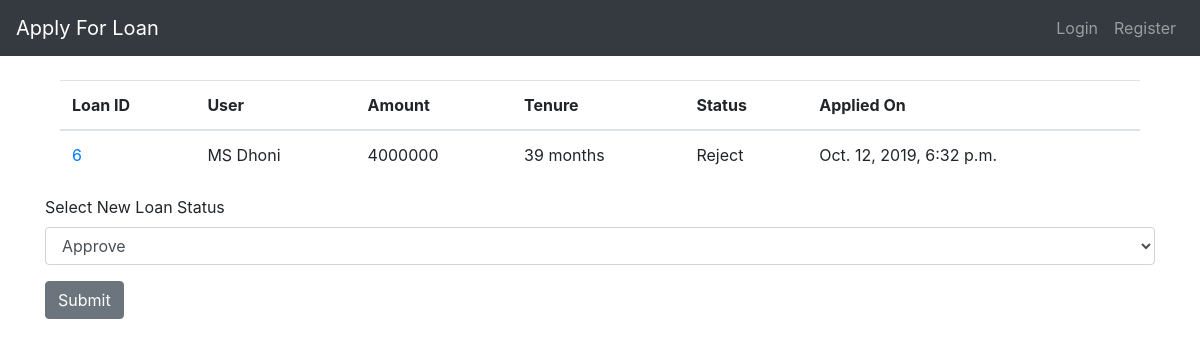
The page /loan_application/status/6 on the database its author committed.
### authenticate/models.py (models this page shows, shortened)
class LoanApplication(models.Model):
    UNDER_REVIEW = "under_review"
    APPROVED = "approved"
    DISBURSED = "disbursed"
    REJECTED = "rejected"
    TYPE_CHOICES = (
        (UNDER_REVIEW, "under_review"),
        (APPROVED, "approved"),
        (DISBURSED, "disbursed"),
        (REJECTED, "rejected"),
    )
    user = models.ForeignKey(User, on_delete=models.CASCADE)
    amount = models.PositiveIntegerField(default=100000)
    tenure = models.PositiveIntegerField(default=12)
    status = models.CharField(max_length=20, default=UNDER_REVIEW, choices=TYPE_CHOICES)
    created_date = models.DateTimeField(auto_now_add=True)
    modified_date = models.DateTimeField(auto_now=True)

### authenticate/views.py (the view, shortened to what this page needs)
class LoanStatus(View):
    def get(self, *args, **kwargs):
        loan_details = LoanApplication.objects.get(id=kwargs["loan_id"])
        return render(
            self.request, "authenticate/update_loan_status.html", {"loan": loan_details}
        )

### authenticate/templatetags/template_filter.py (called while the page is built)
@register.filter
def is_admin(arg):
    return arg.groups.filter(name="ADMIN").exists()

### authenticate/templates/authenticate/update_loan_status.html (shortened to what this page needs)
{% extends 'authenticate/base.html' %}
{% block content %}
<div class="col-md-12 offset-md-0">
	<table class="table">
	  <thead>
		<tr>
			<th scope="col">Loan ID</th>
			<th scope="col">User</th>
			<th scope="col">Amount</th>
			<th scope="col">Tenure</th>
			<th scope="col">Status</th>
			<th scope="col">Applied On</th>
		</tr>
	  </thead>
	  <tbody>
		<tr>
			<td><a href="{% url 'authenticate:loan_status' loan_id=loan.id %}">{{ loan.id }}</a></td>
			<td>{{ loan.user.first_name }} {{ loan.user.last_name }}</td>
			<td>{{ loan.amount }}</td>
			<td>{{ loan.tenure }} months</td>
			<td>{{ loan.status }}</td>
			<td>{{ loan.created_date }}</td>
		</tr>
	  </tbody>
	</table>
</div>
<form method="POST" action="{% url 'authenticate:loan_status' loan_id=loan.id %}">
	<label>Select New Loan Status</label>
	<div class="form-group">
		<select class="form-control" id="newStatus" name="new_status">
      		<option>Approve</option>
      	</select>
	</div>
	<button type="submit" class="btn btn-secondary">Submit</button>
</form>
{% endblock %}

### rows shown on the page
LoanApplication: id "6", user.first_name "MS", user.last_name "Dhoni", amount "4000000", tenure "39", status "Reject", created_date "Oct. 12, 2019, 6:32 p.m."
